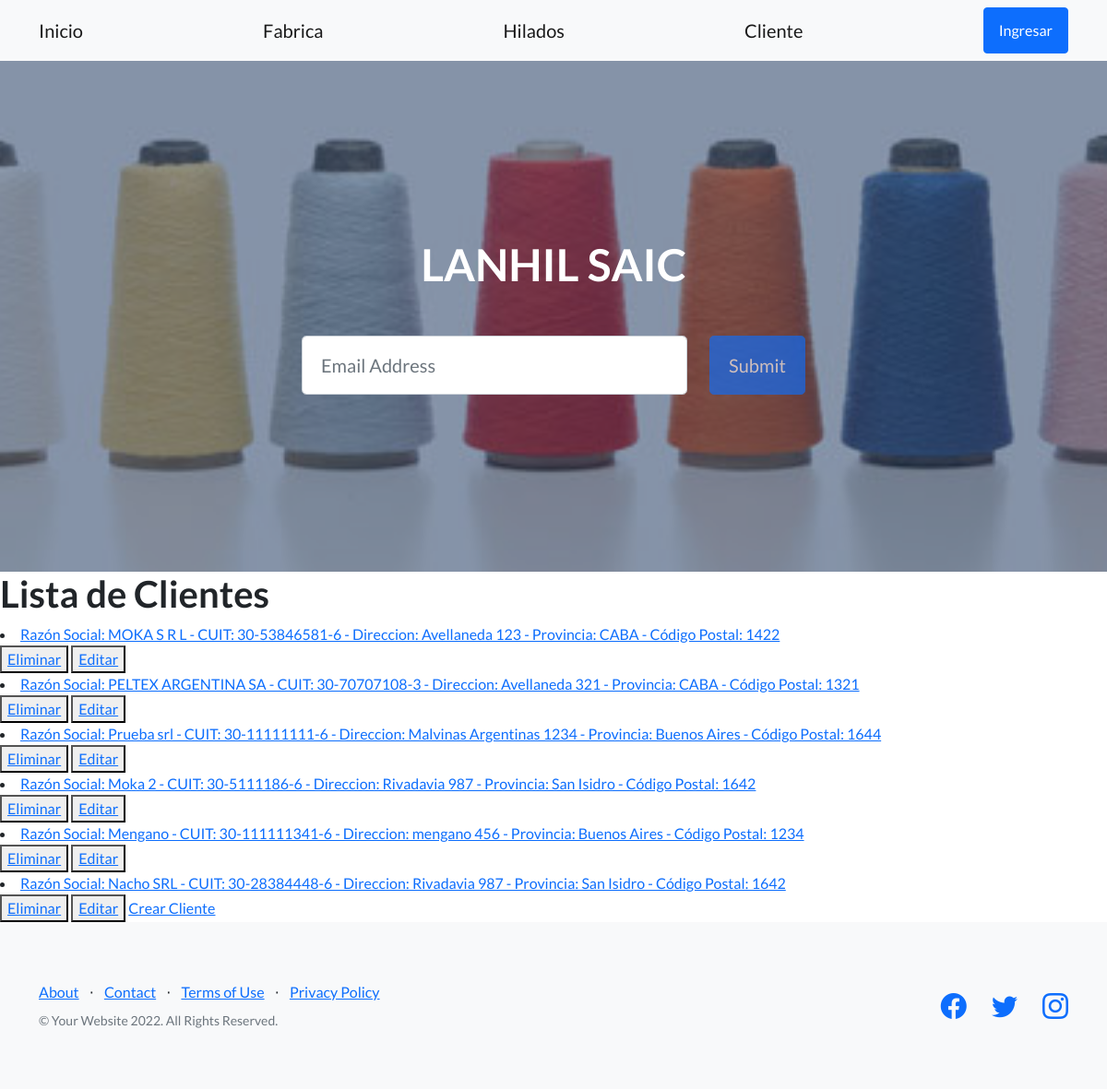
Page /appProduccion/listaClientes/ on the earlier database version.
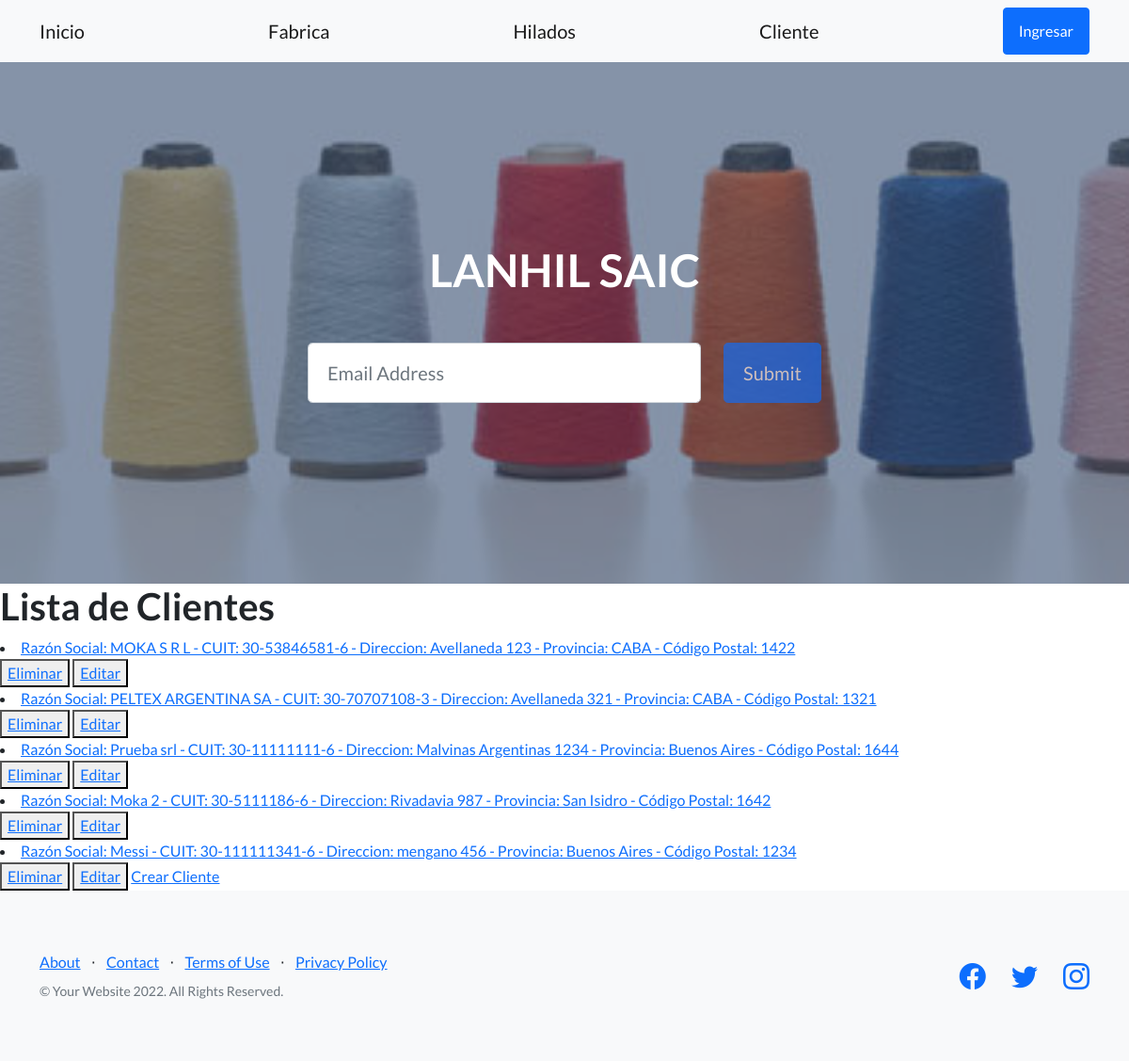
Same page on the later database version.
### appProduccion/models.py (models this page shows)
class Cliente(models.Model):
    razonSocial = models.CharField(max_length=50)
    cuit = models.CharField(max_length=50)
    direccion = models.CharField(max_length=50)
    provincia = models.CharField(max_length=50)
    codigoPostal = models.IntegerField()
    def __str__(self):
        return f"Razón Social: {self.razonSocial} - CUIT: {self.cuit} - Direccion: {self.direccion} - Provincia: {self.provincia} - Código Postal: {self.codigoPostal}"

### appProduccion/views.py (the view)
# urls.py: path('listaClientes/', ClienteList.as_view(), name="ListaClientes"),
class ClienteList(ListView):
    model = Cliente
    template_name = 'appProduccion/cliente_list.html'
    context_object_name = 'clientes' #recibe como contexto la lista de clientes

### appProduccion/templates/appProduccion/cliente_list.html
{% extends "appProduccion/padre.html" %}
{% load static %}
{% block contenidoQueCambia %}
    <h1>Lista de Clientes</h1>
        {% for cliente in clientes %}
            <li>
                <a href="{% url 'DetalleCliente' cliente.id %}">{{cliente}}</a>
            </li>
            <button>
                <a href="{% url 'EliminaCliente' cliente.id %}" >Eliminar</a>
            </button>
            <button>
                <a href="{% url 'ActualizaCliente' cliente.id %}" >Editar</a>
            </button>
        {% endfor %}
        <a href = "{% url 'CreaCliente' %}">Crear Cliente</a>
{% endblock %}

### appProduccion/templates/appProduccion/padre.html (shortened to what this page needs)
<!DOCTYPE html>
<html lang="en">
    <head>
        {% load static %}
        <link href="https://cdn.jsdelivr.net/npm/bootstrap-icons@1.5.0/font/bootstrap-icons.css" rel="stylesheet" type="text/css" />
        <link href="{% static 'appProduccion/css/styles.css' %}" rel="stylesheet" />
    </head>
    <body>
        <nav class="navbar navbar-light bg-light static-top">
            <div class="container">
                <a class="navbar-brand" href="{% url 'Inicio' %}">Inicio</a>
                <a class="navbar-brand" href="{% url 'LeerFabricas' %}">Fabrica</a>
                <a class="navbar-brand" href="{% url 'Hilados' %}">Hilados</a>
                <a class="navbar-brand" href="{% url 'ListaClientes' %}">Cliente</a>
                <a class="btn btn-primary" href="#NADAAQUI">Ingresar</a>
            </div>
        </nav>
        <header class="masthead">
            <div class="container position-relative">
                <div class="row justify-content-center">
                    <div class="col-xl-6">
                        <div class="text-center text-white">
                            <h1 class="mb-5">LANHIL SAIC</h1>
                            <form class="form-subscribe" id="contactForm" data-sb-form-api-token="API_TOKEN">
                                <div class="row">
                                    <div class="col">
                                        <input class="form-control form-control-lg" id="emailAddress" type="email" placeholder="Email Address" data-sb-validations="required,email" />
                                    </div>
                                    <div class="col-auto"><button class="btn btn-primary btn-lg disabled" id="submitButton" type="submit">Submit</button></div>
                                </div>
                            </form>
                        </div>
                    </div>
                </div>
            </div>
        </header>
        {% block contenidoQueCambia %}
        {% endblock %}
        <footer class="footer bg-light">
            <div class="container">
                <div class="row">
                    <div class="col-lg-6 h-100 text-center text-lg-start my-auto">
                        <ul class="list-inline mb-2">
                            <li class="list-inline-item"><a href="#!">About</a></li>
                            <li class="list-inline-item">⋅</li>
                            <li class="list-inline-item"><a href="#!">Contact</a></li>
                            <li class="list-inline-item">⋅</li>
                            <li class="list-inline-item"><a href="#!">Terms of Use</a></li>
                            <li class="list-inline-item">⋅</li>
                            <li class="list-inline-item"><a href="#!">Privacy Policy</a></li>
                        </ul>
                        <p class="text-muted small mb-4 mb-lg-0">&copy; Your Website 2022. All Rights Reserved.</p>
                    </div>
                    <div class="col-lg-6 h-100 text-center text-lg-end my-auto">
                        <ul class="list-inline mb-0">
                            <li class="list-inline-item me-4">
                                <a href="#!"><i class="bi-facebook fs-3"></i></a>
                            </li>
                            <li class="list-inline-item me-4">
                                <a href="#!"><i class="bi-twitter fs-3"></i></a>
                            </li>
                            <li class="list-inline-item">
                                <a href="#!"><i class="bi-instagram fs-3"></i></a>
                            </li>
                        </ul>
                    </div>
                </div>
            </div>
        </footer>
    </body>
</html>

Differences in the rows shown:
removed Cliente: razonSocial+cuit+direccion "Razón Social: Nacho SRL - CUIT: 30-28384448-6 - Direccion: Rivadavia 987 - Provincia: San Isidro - Código Postal: 1642"
changed Cliente: razonSocial+cuit+direccion "Razón Social: Mengano - CUIT: 30-111111341-6 - Direccion: mengano 456 - Provincia: Buenos Aires - Código Postal: 1234" → "Razón Social: Messi - CUIT: 30-111111341-6 - Direccion: mengano 456 - Provincia: Buenos Aires - Código Postal: 1234"
